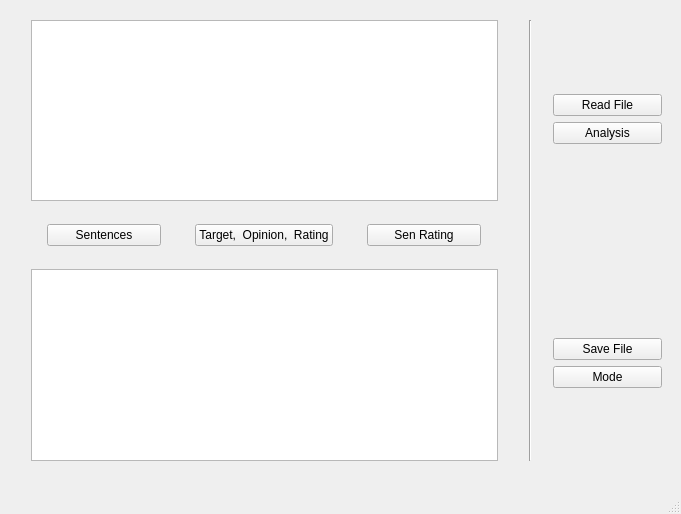
<?xml version="1.0" encoding="UTF-8"?>
<ui version="4.0">
 <class>MainWindow</class>
 <widget class="QMainWindow" name="MainWindow">
  <property name="enabled">
   <bool>true</bool>
  </property>
  <property name="geometry">
   <rect>
    <x>0</x>
    <y>0</y>
    <width>681</width>
    <height>514</height>
   </rect>
  </property>
  <property name="sizePolicy">
   <sizepolicy hsizetype="Preferred" vsizetype="Preferred">
    <horstretch>1</horstretch>
    <verstretch>1</verstretch>
   </sizepolicy>
  </property>
  <property name="mouseTracking">
   <bool>false</bool>
  </property>
  <property name="windowTitle">
   <string>MainWindow</string>
  </property>
  <property name="toolTipDuration">
   <number>-1</number>
  </property>
  <property name="autoFillBackground">
   <bool>true</bool>
  </property>
  <widget class="QWidget" name="centralwidget">
   <widget class="QWidget" name="">
    <property name="geometry">
     <rect>
      <x>31</x>
      <y>20</y>
      <width>631</width>
      <height>441</height>
     </rect>
    </property>
    <layout class="QHBoxLayout" name="horizontalLayout_2" stretch="150,8,5,5,35">
     <item>
      <layout class="QVBoxLayout" name="verticalLayout_4" stretch="0,0,0,0,0">
       <item>
        <widget class="QTextEdit" name="text_input">
         <property name="sizePolicy">
          <sizepolicy hsizetype="Expanding" vsizetype="Expanding">
           <horstretch>1</horstretch>
           <verstretch>1</verstretch>
          </sizepolicy>
         </property>
         <property name="sizeIncrement">
          <size>
           <width>10</width>
           <height>10</height>
          </size>
         </property>
         <property name="mouseTracking">
          <bool>false</bool>
         </property>
         <property name="inputMethodHints">
          <set>Qt::ImhMultiLine</set>
         </property>
        </widget>
       </item>
       <item>
        <spacer name="verticalSpacer_2">
         <property name="orientation">
          <enum>Qt::Vertical</enum>
         </property>
         <property name="sizeHint" stdset="0">
          <size>
           <width>20</width>
           <height>17</height>
          </size>
         </property>
        </spacer>
       </item>
       <item>
        <layout class="QHBoxLayout" name="horizontalLayout">
         <property name="spacing">
          <number>34</number>
         </property>
         <property name="leftMargin">
          <number>16</number>
         </property>
         <property name="rightMargin">
          <number>17</number>
         </property>
         <item>
          <widget class="QPushButton" name="pushButton">
           <property name="text">
            <string>Sentences</string>
           </property>
          </widget>
         </item>
         <item>
          <widget class="QPushButton" name="pushButton_2">
           <property name="text">
            <string>Target,  Opinion,  Rating</string>
           </property>
          </widget>
         </item>
         <item>
          <widget class="QPushButton" name="pushButton_3">
           <property name="text">
            <string>Sen Rating</string>
           </property>
          </widget>
         </item>
        </layout>
       </item>
       <item>
        <spacer name="verticalSpacer_3">
         <property name="orientation">
          <enum>Qt::Vertical</enum>
         </property>
         <property name="sizeHint" stdset="0">
          <size>
           <width>20</width>
           <height>17</height>
          </size>
         </property>
        </spacer>
       </item>
       <item>
        <widget class="QTableWidget" name="table_output"/>
       </item>
      </layout>
     </item>
     <item>
      <spacer name="horizontalSpacer">
       <property name="orientation">
        <enum>Qt::Horizontal</enum>
       </property>
       <property name="sizeHint" stdset="0">
        <size>
         <width>13</width>
         <height>20</height>
        </size>
       </property>
      </spacer>
     </item>
     <item>
      <widget class="Line" name="line">
       <property name="orientation">
        <enum>Qt::Vertical</enum>
       </property>
      </widget>
     </item>
     <item>
      <spacer name="horizontalSpacer_2">
       <property name="orientation">
        <enum>Qt::Horizontal</enum>
       </property>
       <property name="sizeHint" stdset="0">
        <size>
         <width>1</width>
         <height>20</height>
        </size>
       </property>
      </spacer>
     </item>
     <item>
      <layout class="QVBoxLayout" name="verticalLayout_3" stretch="0,0,0,0,0">
       <item>
        <spacer name="verticalSpacer_4">
         <property name="orientation">
          <enum>Qt::Vertical</enum>
         </property>
         <property name="sizeHint" stdset="0">
          <size>
           <width>20</width>
           <height>28</height>
          </size>
         </property>
        </spacer>
       </item>
       <item>
        <layout class="QVBoxLayout" name="verticalLayout">
         <item>
          <widget class="QPushButton" name="read_file_button">
           <property name="text">
            <string>Read File</string>
           </property>
           <property name="icon">
            <iconset resource="qrc/button.qrc">
             <normaloff>:/Images/blue_spot.png</normaloff>:/Images/blue_spot.png</iconset>
           </property>
          </widget>
         </item>
         <item>
          <widget class="QPushButton" name="analysis_button">
           <property name="enabled">
            <bool>true</bool>
           </property>
           <property name="text">
            <string>Analysis</string>
           </property>
           <property name="icon">
            <iconset resource="qrc/button.qrc">
             <normaloff>:/Images/purple_spot.png</normaloff>:/Images/purple_spot.png</iconset>
           </property>
          </widget>
         </item>
        </layout>
       </item>
       <item>
        <spacer name="verticalSpacer">
         <property name="orientation">
          <enum>Qt::Vertical</enum>
         </property>
         <property name="sizeHint" stdset="0">
          <size>
           <width>20</width>
           <height>188</height>
          </size>
         </property>
        </spacer>
       </item>
       <item>
        <layout class="QVBoxLayout" name="verticalLayout_2">
         <item>
          <widget class="QPushButton" name="save_file_button">
           <property name="text">
            <string>Save File</string>
           </property>
           <property name="icon">
            <iconset resource="qrc/button.qrc">
             <normaloff>:/Images/blue_spot.png</normaloff>:/Images/blue_spot.png</iconset>
           </property>
          </widget>
         </item>
         <item>
          <widget class="QPushButton" name="mode_button">
           <property name="text">
            <string>  Mode  </string>
           </property>
           <property name="icon">
            <iconset resource="qrc/button.qrc">
             <normaloff>:/Images/yellow_spot.png</normaloff>:/Images/yellow_spot.png</iconset>
           </property>
          </widget>
         </item>
        </layout>
       </item>
       <item>
        <spacer name="verticalSpacer_5">
         <property name="orientation">
          <enum>Qt::Vertical</enum>
         </property>
         <property name="sizeHint" stdset="0">
          <size>
           <width>20</width>
           <height>58</height>
          </size>
         </property>
        </spacer>
       </item>
      </layout>
     </item>
    </layout>
   </widget>
   <zorder>text_input</zorder>
   <zorder>verticalLayoutWidget</zorder>
   <zorder>verticalLayoutWidget_2</zorder>
   <zorder>pushButton</zorder>
   <zorder>pushButton_2</zorder>
   <zorder>table_output</zorder>
   <zorder>pushButton_2</zorder>
   <zorder>pushButton_3</zorder>
   <zorder>line</zorder>
   <zorder>verticalSpacer</zorder>
   <zorder>verticalSpacer_2</zorder>
   <zorder>verticalSpacer_3</zorder>
   <zorder>horizontalSpacer</zorder>
   <zorder>horizontalSpacer_2</zorder>
   <zorder>verticalSpacer_4</zorder>
   <zorder>verticalSpacer_5</zorder>
  </widget>
  <widget class="QMenuBar" name="menubar">
   <property name="enabled">
    <bool>true</bool>
   </property>
   <property name="geometry">
    <rect>
     <x>0</x>
     <y>0</y>
     <width>681</width>
     <height>21</height>
    </rect>
   </property>
  </widget>
  <widget class="QStatusBar" name="statusbar"/>
  <action name="actionOpenFileEvent">
   <property name="text">
    <string>openFileEvent</string>
   </property>
   <property name="toolTip">
    <string>def openFileEvent(self):
    # if self.maybeSave():        # 如果先前被打开的文件已被修改，需要提示
    fileName, _ = QtWidgets.QFileDialog.getOpenFileName(self)
    file = QtCore.QFile(fileName)
    if not file.open(QtCore.QFile.ReadOnly | QtCore.QFile.Text):
        QtWidgets.QMessageBox.warning(self, &quot;analysis&quot;,
                                      &quot;file %s can't be readed:\n%s.&quot; % (fileName, file.errorString()))
        return

    inf = QtCore.QTextStream(file)
    QtWidgets.QApplication.setOverrideCursor(QtCore.Qt.WaitCursor)
    self.text_input.setPlainText(inf.readAll())
    QtWidgets.QApplication.restoreOverrideCursor()

    # self.setCurrentFile(fileName)
    self.statusBar().showMessage(&quot;file readed successfully&quot;, 2000)</string>
   </property>
  </action>
 </widget>
 <resources>
  <include location="qrc/button.qrc"/>
 </resources>
 <connections/>
 <slots>
  <slot>read_file_slot()</slot>
 </slots>
</ui>
